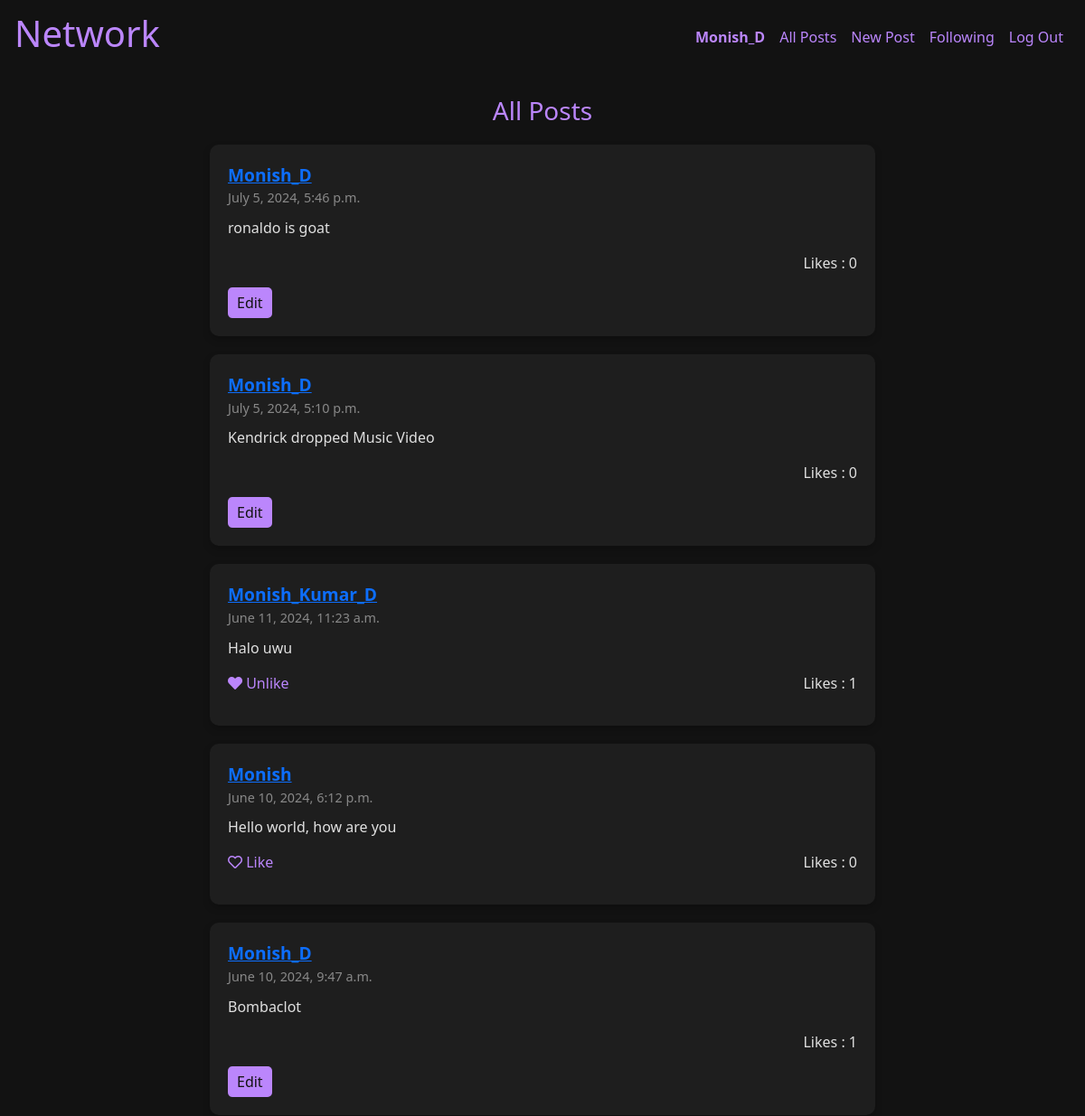
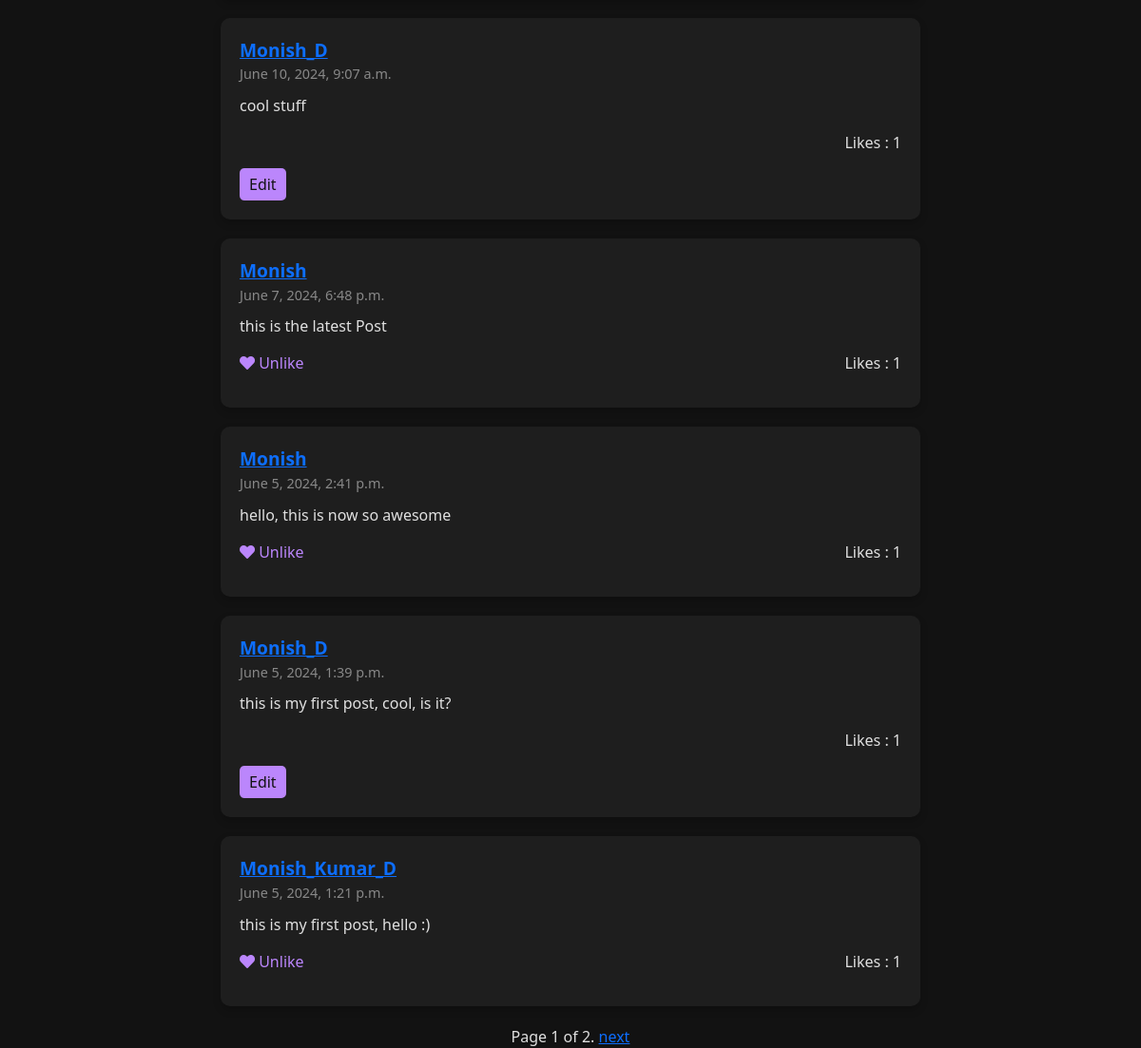
The app's page / (signed in) with its own data (2 pictures, top to bottom).
### network/models.py (models this page shows, shortened)
class User(AbstractUser):
    pass

class Post(models.Model):
    username = models.ForeignKey(User, on_delete=models.CASCADE, related_name="author")
    content = models.TextField()
    timestamp = models.DateTimeField(auto_now_add=True)
    likes = models.ManyToManyField(User, related_name='liked_posts', through='Like')

### network/views.py (the view)
# urls.py: path("", views.index, name="index"),
def index(request):
    user = request.user
    if not user.is_authenticated:
        total_posts = Post.objects.order_by("-id")
        paginator = Paginator(total_posts, 10)
        page_number = request.GET.get('page')
        page_obj = paginator.get_page(page_number)
        posts = paginator.get_page(page_number)
        return render(request, "network/index.html", {"posts": posts, "page_obj" : page_obj})
    else:
        total_posts = Post.objects.annotate(
            liked_by_user=Exists(
                Like.objects.filter(post_id=OuterRef('pk'), user=request.user)
            )
        ).order_by("-id")
        paginator = Paginator(total_posts, 10)
        page_number = request.GET.get('page')
        page_obj = paginator.get_page(page_number)
        posts = paginator.get_page(page_number)
        return render(request, "network/index.html", {"posts": posts, "page_obj" : page_obj})

### network/templates/network/index.html (shortened to what this page needs)
{% extends "network/layout.html" %}
{% load static %}
{% block body %}
<div class="container mt-4">
    <div class="profile-header">
        <h3>All Posts</h3>
    </div>
    <div class="row">
        <div class="col-lg-8 offset-lg-2">
            <ul class="list-unstyled">
                {% for post in posts %}
                <li class="post-card" id="post-{{ post.id }}">
                    {% if user.is_authenticated %}
                    <div class="post-header">
                        <a href="{% url 'profile' post.username.id %}">{{ post.username }}</a>
                    </div>
                    {% else %}
                    <div class="post-header">
                        <a>{{ post.username }}</a>
                    </div>
                    {% endif %}
                    <div class="post-timestamp">
                        {{ post.timestamp }}
                    </div>
                    <div class="post-content" id="post-content-{{ post.id }}">
                        {{ post.content }}
                    </div>
                    <div class="post-footer">
                        {% if user.is_authenticated %}
                            {% if post.username != request.user  %}
                                {% if post.liked_by_user %}
                                    <span class="like-button" data-id="{{ post.id }}">
                                        <i class="fas fa-heart"></i> Unlike
                                    </span>
                                {% else %}
                                    <span class="like-button" data-id="{{ post.id }}">
                                        <i class="far fa-heart"></i> Like
                                    </span>
                                {% endif %}
                            {% else %}
                            <span>
                                <i></i>
                            </span>
                            {% endif %}
                        {% else %}
                        <span>
                            <i></i>
                        </span>
                        {% endif %}
                        <span class="like-count" id="like-count-{{ post.id }}" > Likes : {{ post.likes.count }}</span>
                    </div>
                    <div class="post-footer">
                        {% if post.username == request.user %}
                            <button class="edit-button" data-id="{{ post.id }}">Edit</button>
                        {% endif %}
                    </div>
                </li>
                {% endfor %}
            </ul>
        </div>
    </div>
        {% if page_obj %}
            <div class="pagination" style="text-align:center; display:flex; justify-content:center;">
            <span class="step-links">
                <span class="current">
                    Page {{ page_obj.number }} of {{ page_obj.paginator.num_pages }}.
                </span>
                {% if page_obj.has_next %}
                    <a href="?page={{ page_obj.next_page_number }}">next</a>
                {% endif %}
            </span>
        </div>
        {% endif %}
</div>
{% endblock %}

### network/templates/network/layout.html (shortened to what this page needs)
{% load static %}
<!DOCTYPE html>
<html lang="en">
    <head>
        <link href="https://stackpath.bootstrapcdn.com/bootstrap/4.5.2/css/bootstrap.min.css" rel="stylesheet">
        <link href="https://cdnjs.cloudflare.com/ajax/libs/font-awesome/5.15.4/css/all.min.css" rel="stylesheet">
        <link href="https://cdn.jsdelivr.net/npm/bootstrap@5.1.3/dist/css/bootstrap.min.css" rel="stylesheet">
    </head>
    <body>
        <nav class="navbar navbar-expand-lg navbar-light " style="color: #bb86fc">
            <a class="navbar-brand" href="#" style="color: #bb86fc;"><h1>Network</h1></a>
            <div class=" navbar-collapse" id="navbarNav">
              <ul class="navbar-nav ml-auto">
                {% if user.is_authenticated %}
                    <li class="nav-item" >
                        <a class="nav-link" href="{% url 'profile' user.id %}" style="color: #bb86fc;"><strong>{{ user.username }}</strong></a>
                    </li>
                {% endif %}
                <li class="nav-item">
                  <a class="nav-link" href="{% url 'index' %}" style="color: #bb86fc;">All Posts</a>
                </li>
                {% if user.is_authenticated %}
                    <li class="nav-item">
                        <a class="nav-link" href="{% url 'newpost' %}" style="color: #bb86fc;">New Post</a>
                    </li>
                    <li class="nav-item">
                        <a class="nav-link" href="{% url 'following' %}" style="color: #bb86fc;">Following</a>
                    </li>
                    <li class="nav-item">
                        <a class="nav-link" href="{% url 'logout' %}" style="color: #bb86fc;">Log Out</a>
                    </li>
                {% endif %}
              </ul>
            </div>
          </nav>
        <div class="body">
            {% block body %}
            {% endblock %}
        </div>
    </body>
</html>

### network/templates/network/layout.html (style rules this page uses)
body { background-color: #121212; color: #e0e0e0; }
.nav-item { color: white; }
.profile-header { text-align: center; margin-bottom: 20px; color: #bb86fc; }
.post-card { margin-bottom: 20px; padding: 20px; border-radius: 10px; background-color: #1e1e1e; box-shadow: 0 4px 8px rgba(0, 0, 0, 0.2); transition: all 0.3s ease; }
.post-header { font-size: 1.2em; font-weight: bold; color: #bb86fc; }
.post-timestamp { color: #888; font-size: 0.9em; }
.post-content { margin-top: 10px; font-size: 1em; }
.post-footer { margin-top: 15px; display: flex; justify-content: space-between; }
.like-button { color: #bb86fc; cursor: pointer; }
.edit-button, .save-button { background-color: #bb86fc; color: #121212; border: none; padding: 5px 10px; border-radius: 5px; cursor: pointer; }
.nav-item a { color: #bb86fc; }

### records on screen
User: username "Monish_D"
Post: username "Monish_D", timestamp "July 5, 2024, 5:46 p.m.", content "ronaldo is goat", likes.count "0"
Post: username "Monish_D", timestamp "July 5, 2024, 5:10 p.m.", content "Kendrick dropped Music Video", likes.count "0"
Post: username "Monish_Kumar_D", timestamp "June 11, 2024, 11:23 a.m.", content "Halo uwu", likes.count "1"
Post: username "Monish", timestamp "June 10, 2024, 6:12 p.m.", content "Hello world, how are you", likes.count "0"
Post: username "Monish_D", timestamp "June 10, 2024, 9:47 a.m.", content "Bombaclot", likes.count "1"
Post: username "Monish_D", timestamp "June 10, 2024, 9:07 a.m.", content "cool stuff", likes.count "1"
Post: username "Monish", timestamp "June 7, 2024, 6:48 p.m.", content "this is the latest Post", likes.count "1"
Post: username "Monish", timestamp "June 5, 2024, 2:41 p.m.", content "hello, this is now so awesome", likes.count "1"
Post: username "Monish_D", timestamp "June 5, 2024, 1:39 p.m.", content "this is my first post, cool, is it?", likes.count "1"
Post: username "Monish_Kumar_D", timestamp "June 5, 2024, 1:21 p.m.", content "this is my first post, hello :)", likes.count "1"

### other values on screen
{{ page_obj.number }} "1"
{{ page_obj.paginator.num_pages }} "2"
